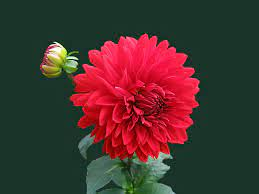
#> input picture Assignments/ML_HW3/DataSet/3/flower.jpg, 259 x 194 px, found by its file name
$ jupyter execute --allow-errors AML_HW3.ipynb
#> lines starting #> are read from the running program, lines starting #| are printed output that depends on the picture
<a href="https://colab.research.google.com/github/saeedgolzar/AML_Course/blob/main/Assignments/ML_HW3/DataSet/AML_HW3.ipynb" target="_parent"></a>

# Applied Machine Learning Homework 3

Saeed Golzar
99124048

Spring 2022


---

#Support Vector Machines

##Load Dataset

[cell 1]
import pandas as pd
from sklearn.model_selection import train_test_split

path = "https://raw.githubusercontent.com/saeedgolzar/AML_Course/main/Assignments/ML_HW3/DataSet/1/parkinsons.data"
#> (the rest of this cell did not finish here and is left out)

##SVM model

###Linear Kernel

[cell 2]
from sklearn.svm import SVC
from sklearn import metrics

linsvc = SVC(kernel = 'linear')
#> (the rest of this cell did not finish here and is left out)

###Poly Kernel

[cell 3]
from sklearn.svm import SVC
from sklearn import metrics

#> (the rest of this cell did not finish here and is left out)

Estimate Best Value for parameters

[cell 4]
from sklearn.model_selection import GridSearchCV

polysvc = SVC(kernel = 'poly')
parameters = {'degree':[2, 3, 4, 5], 'gamma': [0.0001, 0.001]}
gsearch = GridSearchCV(polysvc, parameters)
#> (the rest of this cell did not finish here and is left out)

###Sigmoid Kernel

[cell 5]
from sklearn.svm import SVC
from sklearn import metrics

#> (the rest of this cell did not finish here and is left out)

Estimate Best Value for parameters

[cell 6]
from sklearn.model_selection import GridSearchCV

sigsvc = SVC(kernel = 'sigmoid')
parameters = {'gamma':[5, 6, 7, 8, 9, 10, 11]}
gsearch = GridSearchCV(sigsvc, parameters)
#> (the rest of this cell did not finish here and is left out)

###RBF Kernel

[cell 7]
from sklearn.svm import SVC
from sklearn import metrics

#> (the rest of this cell did not finish here and is left out)

Estimate Best Value for parameters

[cell 8]
from sklearn.model_selection import GridSearchCV

rbfsvc = SVC(kernel = 'rbf')
parameters = {'gamma':[1e-3, 1e-2, 1e-1, 1e0, 1e1, 1e2]}
gsearch = GridSearchCV(rbfsvc, parameters)
#> (the rest of this cell did not finish here and is left out)

#Ensemble Method

[cell 9]
import pandas as pd
import numpy as np
from sklearn.model_selection import train_test_split
from sklearn.preprocessing import LabelEncoder

path = "https://raw.githubusercontent.com/saeedgolzar/AML_Course/main/Assignments/ML_HW3/DataSet/2/housing.csv"
#> (the rest of this cell did not finish here and is left out)

[cell 10]
import matplotlib.pyplot as plt

#> (the rest of this cell did not finish here and is left out)

[cell 11]
from sklearn.ensemble import RandomForestRegressor

#> (the rest of this cell did not finish here and is left out)

#Clustering

##Part 1-1 : Clustring Images

###1-1-1 : Flower Image

####Load Libraries

[cell 12]
from skimage import io
import numpy as np
import pandas as pd
import matplotlib.pyplot as plt
import cv2
from sklearn.cluster import KMeans

####Load Image

[cell 13]
img = io.imread('https://raw.githubusercontent.com/saeedgolzar/AML_Course/main/Assignments/ML_HW3/DataSet/3/flower.jpg')
#> img is the input picture: shape (194, 259, 3); mean R, G, B 73.6, 51.1, 46.7
img_shape = img.shape
#> img_shape = (194, 259, 3)
plt.title('Flower (Orginal)')
plt.imshow(img)
img = img.reshape((img.shape[1]*img.shape[0],3))

####Cluster Image Data

[cell 14]
for k in [2, 3, 5, 8, 10, 15, 30]:
  kmeans = KMeans(n_clusters=k)
  clus = kmeans.fit(img)
  centers = np.int_(clus.cluster_centers_)
  segmented_image = centers[clus.labels_.flatten()]
  segmented_image = segmented_image.reshape(img_shape)
  plt.imshow(segmented_image)
  plt.title('K = '+str(k))
  plt.show()
#> this loop made 7 passes
#> centers on passes 1 to 2: [[31, 55, 42], [207, 37, 58]], [[209, 26, 53], [28, 52, 40], [114, 137, 104]]
#> pass 1, `segmented_image = segmented_image.reshape(img_shape)`:
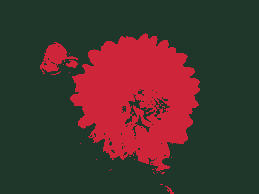
#> segmented_image: shape (194, 259, 3) int64; mean of channels 0, 1, 2 73.4, 50.7, 45.9; drawn as R, G, B
#> pass 2, `segmented_image = segmented_image.reshape(img_shape)`:
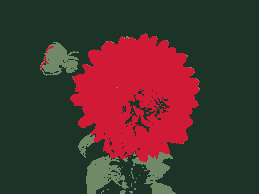
#> segmented_image: shape (194, 259, 3) int64; mean of channels 0, 1, 2 73.2, 50.8, 46.4; drawn as R, G, B
#> pass 3, `segmented_image = segmented_image.reshape(img_shape)`:
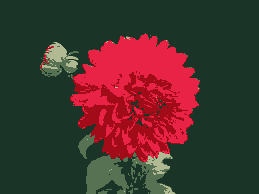
#> segmented_image: shape (194, 259, 3) int64; mean of channels 0, 1, 2 72.9, 50.8, 46.3; drawn as R, G, B

###1-1-2 : Flutterby Image

####Load Image

[cell 15]
img = io.imread('https://raw.githubusercontent.com/saeedgolzar/AML_Course/main/Assignments/ML_HW3/DataSet/3/flutterby.jpg')
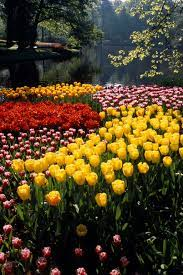
#> input picture Assignments/ML_HW3/DataSet/3/flutterby.jpg, 183 x 275 px, found by its file name
#> img is the input picture: shape (275, 183, 3); mean R, G, B 80.8, 64.4, 36.9
img_shape = img.shape
#> img_shape = (275, 183, 3)
plt.title('Flutterby (Orginal)')
plt.imshow(img)
img = img.reshape((img.shape[1]*img.shape[0],3))

####Cluster Image Data

[cell 16]
for k in [2, 3, 5, 8, 10, 15, 30]:
  kmeans = KMeans(n_clusters=k)
  clus = kmeans.fit(img)
  centers = np.int_(clus.cluster_centers_)
  segmented_image = centers[clus.labels_.flatten()]
  segmented_image = segmented_image.reshape(img_shape)
  plt.imshow(segmented_image)
  plt.title('K = '+str(k))
  plt.show()
#> this loop made 7 passes
#> centers on passes 1 to 2: [[40, 34, 24], [192, 148, 70]], [[212, 168, 73], [19, 17, 11], [89, 69, 51]]
#> pass 1, `segmented_image = segmented_image.reshape(img_shape)`:
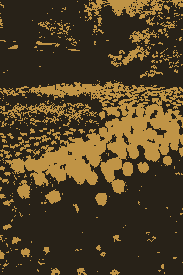
#> segmented_image: shape (275, 183, 3) int64; mean of channels 0, 1, 2 80, 64, 36.1; drawn as R, G, B
#> pass 2, `segmented_image = segmented_image.reshape(img_shape)`:
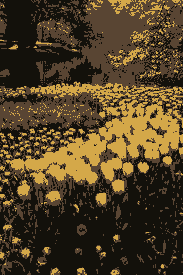
#> segmented_image: shape (275, 183, 3) int64; mean of channels 0, 1, 2 79.9, 63.7, 36.6; drawn as R, G, B
#> pass 3, `segmented_image = segmented_image.reshape(img_shape)`:
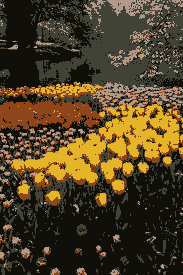
#> segmented_image: shape (275, 183, 3) int64; mean of channels 0, 1, 2 80.2, 64.1, 36.5; drawn as R, G, B
